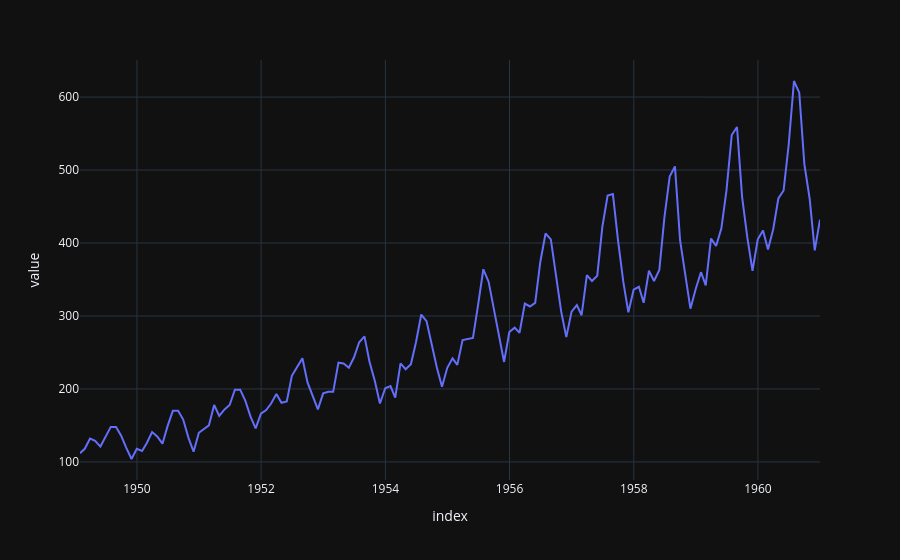

The notebook cell saved with this chart:
### Markdown cell above
### Variance

### Code cell
df['values'].plot()

### Figure 1 — Plotly figure (JSON) as saved in the notebook; plotly's stock layout.template omitted (floating-point values rounded to 4 significant figures; data arrays with more than 128 entries replaced by an {"elided": "..."} marker saying what was removed)
{"data": [{"hovertemplate": "variable=values<br>index=%{x}<br>value=%{y}<extra></extra>", "legendgroup": "values", "line": {"color": "#636efa", "dash": "solid"}, "marker": {"symbol": "circle"}, "mode": "lines", "name": "values", "orientation": "v", "showlegend": true, "type": "scatter", "x": {"elided": "144 str values"}, "xaxis": "x", "y": {"elided": "144 int values"}, "yaxis": "y"}], "layout": {"legend": {"title": {"text": "variable"}, "tracegroupgap": 0}, "margin": {"t": 60}, "xaxis": {"anchor": "y", "domain": [0, 1], "title": {"text": "index"}}, "yaxis": {"anchor": "x", "domain": [0, 1], "title": {"text": "value"}}}}
